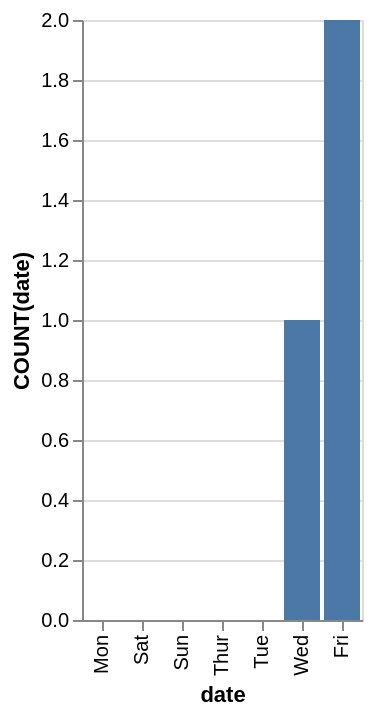

The Vega-Lite source for this figure:
### Vega-Lite specification from a JSON file in a GitHub repository (floating-point values rounded to 4 significant figures)
{"data": {"values": [{"x_data": "Mon", "y_data": 0}, {"x_data": "Sat", "y_data": 0}, {"x_data": "Sun", "y_data": 0}, {"x_data": "Thur", "y_data": 0}, {"x_data": "Tue", "y_data": 0}, {"x_data": "Wed", "y_data": 1}, {"x_data": "Fri", "y_data": 2}]}, "mark": "bar", "encoding": {"x": {"field": "x_data", "type": "nominal", "title": "date", "sort": {"op": "sum", "field": "y_data", "order": "ascending"}}, "y": {"field": "y_data", "type": "quantitative", "title": "COUNT(date)"}}}
